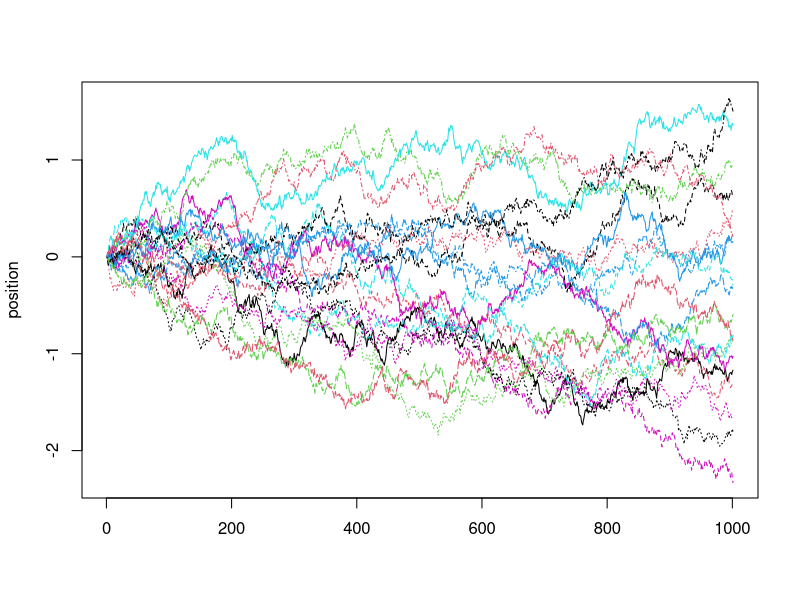
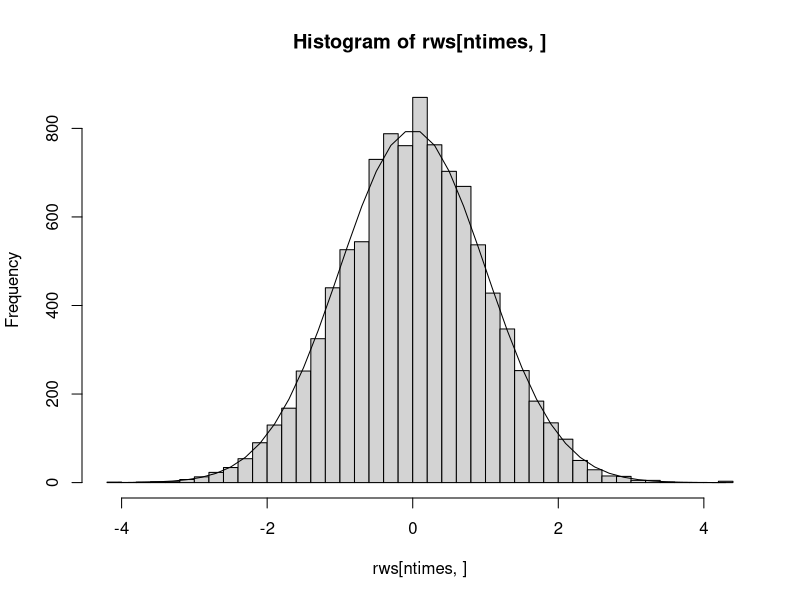
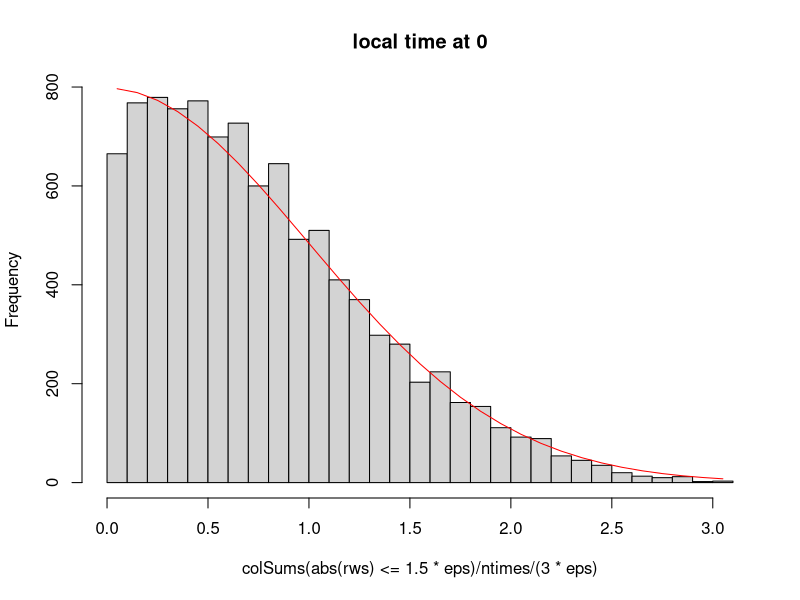
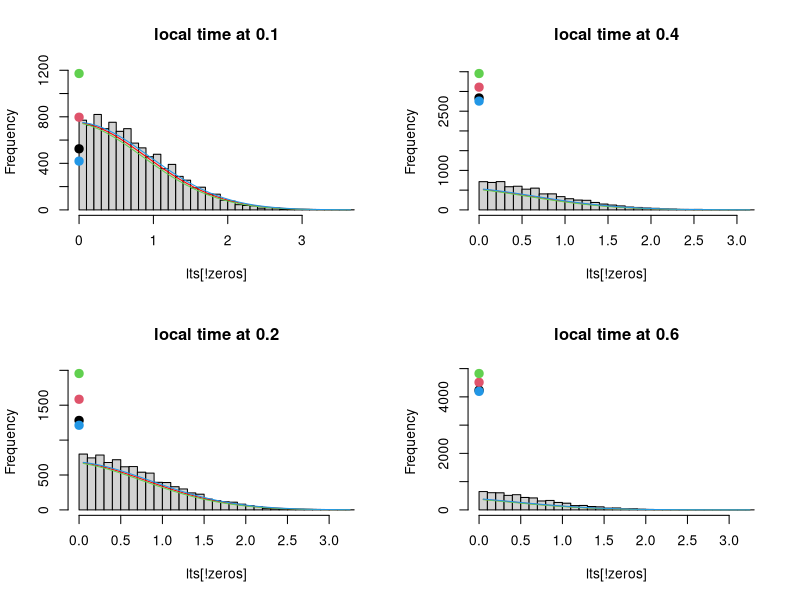
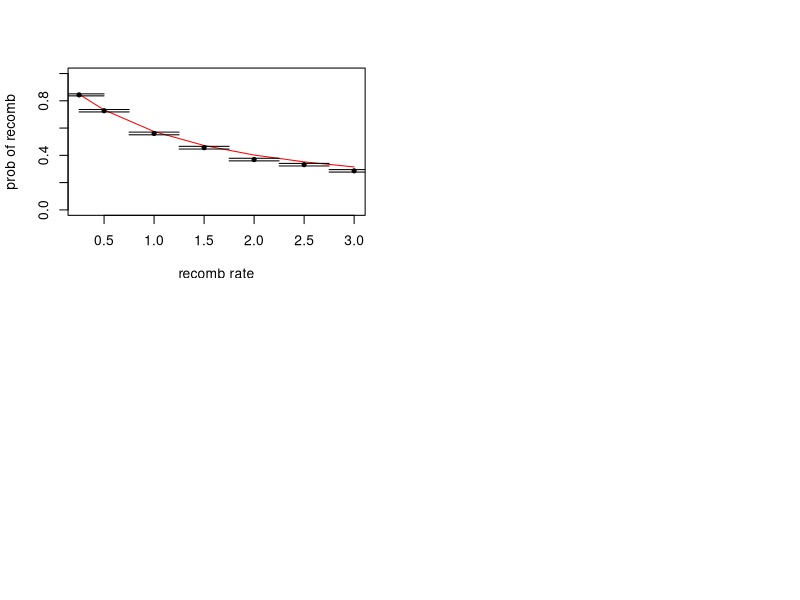
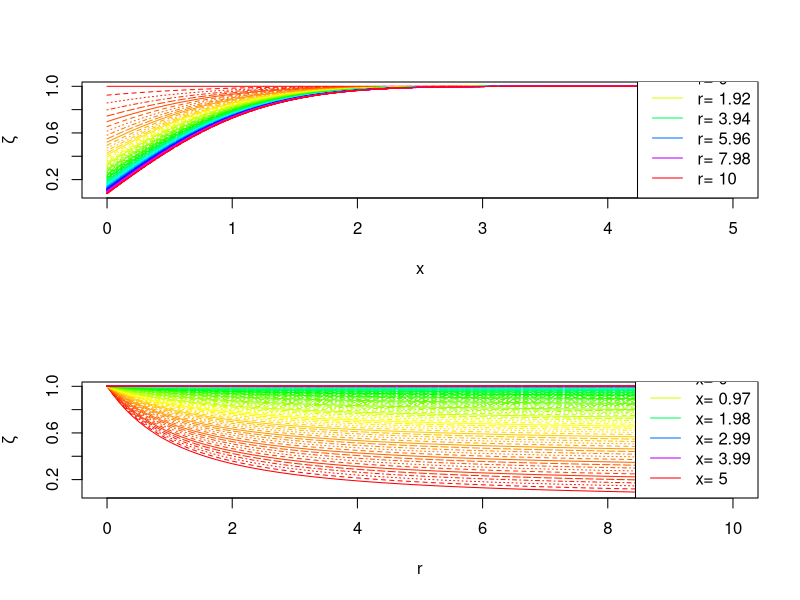
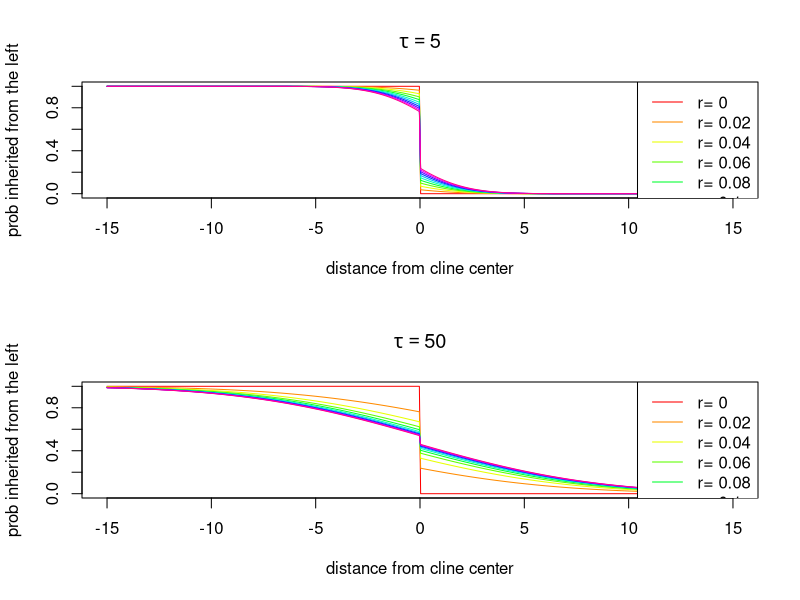
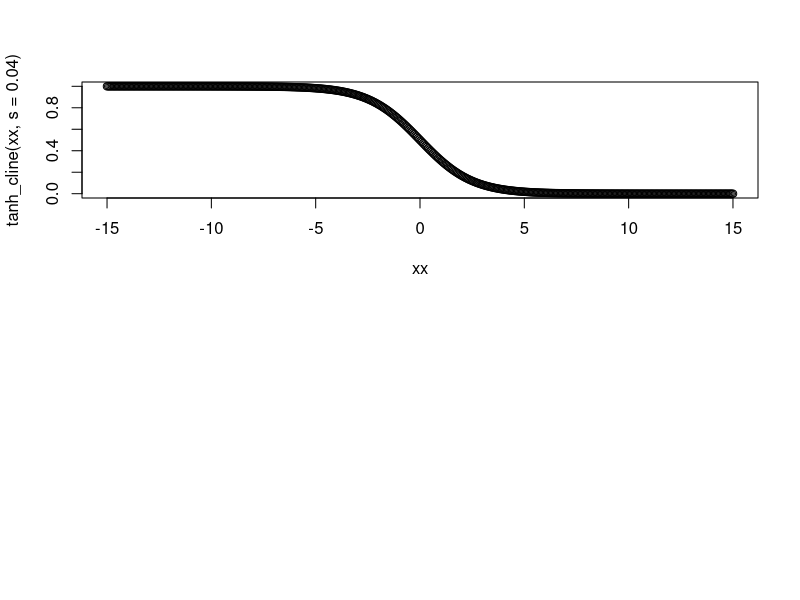

The R source for these figures, in order:
## ---- chunk 1
fig.dim <- 5
knitr::opts_chunk$set(fig.width=2*fig.dim,fig.align='center')
## ---- chunk 2
tanh_cline <- function (x,s,sigma=1) {
    (1/2)*(1+tanh(-2*x*sqrt(s)/sigma))
}
pcline <- function (x,r,tau=1,sigma=1) {
    (1/2)*( 1 - sign(x)*zeta(x=x/sqrt(tau*sigma^2),r=r*tau) )
}
## ---- chunk 3
nwalks <- 1e4
ntimes <- 1e3
# want total time to be 1, so:
eps <- 1/sqrt(ntimes)
rws <- matrix( rnorm(nwalks*ntimes)*eps, nrow=ntimes, ncol=nwalks )
rws <- rbind(0,apply(rws,2,cumsum))
matplot(rws[,1:20],type='l', ylab='position')
## ---- chunk 4
xh <- hist(rws[ntimes,],breaks=50)
lines( xh$mids, sum(xh$counts)*diff(pnorm(xh$breaks)) )
## ---- chunk 5
xh <- hist(colSums(abs(rws)<=1.5*eps)/ntimes/(3*eps),main="local time at 0", breaks=30)
lines( xh$mids, sum(xh$counts)*diff( 2*pnorm(xh$breaks)-1 ), col='red' )
## ---- chunk 6
layout(matrix(1:4,nrow=2))
for (loc in c(0.1, 0.2, 0.4, 0.6)) {
    lts <- colSums(abs(rws-loc)<=1.5*eps)/ntimes/(3*eps)
    zeros <- (lts==0)
    pred.zero <- 2*pnorm(abs(loc)+c(0,1.5*eps,-1.5*eps))-1
    xh <- hist(lts[!zeros],main=paste("local time at",loc), breaks=30, ylim=range(c(0,pred.zero*nwalks)))
    lines( xh$mids, sum(!zeros)*diff( 2*pnorm(abs(loc)+xh$breaks)-1 ), col='red' )
    points(rep(0,4), c(sum(zeros),pred.zero*nwalks), col=1:4, pch=20, cex=2)
    # lower bound
    lines( xh$mids, sum(!zeros)*diff( 2*pnorm(abs(loc+1.5*eps)+xh$breaks)-1 ), col=3 )
    # upper bound
    lines( xh$mids, sum(!zeros)*diff( 2*pnorm(abs(loc-1.5*eps)+xh$breaks)-1 ), col=4 )
}
## ---- chunk 7
loc <- 0.1
zeta <- function (x,r) {
    2*pnorm(abs(x)) - 1 + 2 * exp( r*abs(x) + r^2/2 + pnorm(abs(x)+r,lower.tail=FALSE,log.p=TRUE) )
}
compare.rates <- as.data.frame( t( sapply( c(0.25,0.5,1,1.5,2,2.5,3), function (rate) {
        visits <- colSums(abs(rws-loc)<=1.5*eps)
        killed <- ( rbinom(ncol(rws),size=visits,prob=rate/ntimes/(3*eps)) == 0 )
        c( 
          rate=rate,
          simulation=mean(killed), 
          theory=zeta(loc,rate),
          SE=sqrt(mean(killed)*(1-mean(killed))/nwalks)
          )
    } ) ) )
with(compare.rates, {
         plot( rate, theory, type='l', xlab="recomb rate", ylab="prob of recomb", col='red', ylim=c(0,1) ) 
         points( rate, simulation, pch=20 )
         arrows( x0=rate, y0=simulation-2*SE, y1=simulation+2*SE, angle=90, code=3 )
    } )
## ---- chunk 8
layout(1:2)
xvals <- seq(0,5,length.out=150)
rvals <- seq(0,10,length.out=100)
zetavals <- outer( xvals, rvals, zeta )
matplot(xvals,zetavals,type='l',xlab="x",ylab=expression(zeta),col=rainbow(length(rvals)))
lrvals <- seq(1,length(rvals),length.out=6)
legend("bottomright",lty=1,col=rainbow(length(rvals))[lrvals],legend=paste("r=",round(rvals[lrvals],digits=2)))
matplot(rvals,t(zetavals),type='l',xlab="r",ylab=expression(zeta),col=rainbow(length(xvals)))
lxvals <- seq(1,length(xvals),length.out=6)
legend("bottomright",lty=1,col=rainbow(length(xvals))[lxvals],legend=paste("x=",round(xvals[lxvals],digits=2)),bg='white')
## ---- chunk 9
pcline
xx <- seq(-15,15,length.out=500)
for (tau in c(5,50)) {
    plot(xx, pcline(xx,r=1), type='n', 
            xlab="distance from cline center", ylab="prob inherited from the left", 
            main=as.expression(substitute(tau==mytau,list(mytau=tau))) )
    rr <- seq(0,0.2,length.out=11)
    pp <- sapply( rr, function (r) { pcline(xx,r=r,tau=tau) } )
    matplot(xx,pp,type='l',lty=1,col=rainbow(length(rr)),add=TRUE)
    legend("topright",lty=1,col=rainbow(length(rr)),legend=paste("r=",rr))
}
## ---- chunk 10
tanh_cline
plot(xx, tanh_cline(xx,s=0.04) )
## ---- chunk 11
drift <- function (x,s,sigma=1) {
    -(2*sqrt(s)/sigma) * (1-tanh(-2*x*sqrt(s)/sigma)^2) / (1+tanh(-2*x*sqrt(s)/sigma))
}
nwalks <- 1e4
ntimes <- 1e3
s <- 0.1
xx <- seq(-15,15,length.out=500)
# want total time to be 1, so:
eps <- 1/sqrt(ntimes)
rws <- rbind(0,matrix( rnorm(nwalks*(ntimes-1))*eps, nrow=(ntimes-1), ncol=nwalks ))
for (k in 2:ntimes) {
    rws[k,] <- rws[k-1,]+rws[k,]+drift(rws[k-1,],s)
}
layout( t(1:2), widths=c(3,1) )
matplot(rws[,1:80],type='l', ylab='position', xlab='time', ylim=range(rws) )
plot( tanh_cline(xx,s=s), xx, col='green', lwd=2, type='l', ylim=range(rws), ylab='' )
lines( (1-s)*(1-tanh_cline(xx,s=s))/(1-s*(1-tanh_cline(xx,s=s))), xx, lwd=2 )
